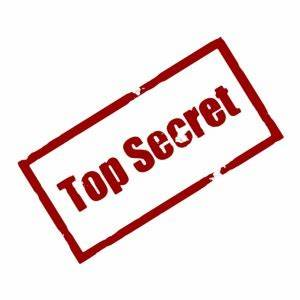
#> input picture img/demo.jpg, 300 x 300 px, found by its file name
$ python encryptor.py
#> lines starting #> are read from the running program, lines starting #| are printed output that depends on the picture
import numpy as np
import cv2


def encrypt_image_by_key(image, key):
    """按照密匙对图像进行加密

    Args:
        image (str or ndarray): 图片矩阵或路径
        key (str): 密匙

    Returns:
        ndarray: 加密后的图像
    """
    if isinstance(image, str):
        image = cv2.imread(image)
    assert isinstance(image, np.ndarray)
    x0 = gene_x0(key)
    return encrypt(image, x0, 3.999)


def gene_x0(key):
    """按照密匙生成混沌序列的初值

    Args:
        key (str): 密匙

    Returns:
        int: 混沌序列的初值
    """
#> called with key = 'secret key'
    x0 = 0
    for i, c in enumerate(key):
        x0 += (i+1)*ord(c)
    while(x0 > 1):
        x0 /= 10
    return x0


def gene_logistic_list(x0, u, l):
    """生成混沌序列

    Args:
        x0 (float): 初值，0 < x0 < 1
        u (float): 系数，3.57 < u < 4
        l (int): 长度

    Returns:
        list: 混沌序列
    """
    assert 0 < x0 < 1 and 3.57 < u < 4 and isinstance(l, int)
    logistic_list = []
    for i in range(l):
        logistic_list.append(x0)
        x0 = u*x0*(1-x0)
    return logistic_list


def encrypt(image, x0, u):
    """使用混沌序列对图像加密，混沌序列：x(k+1)= u*x(k)*(1-x(k))

    Args:
        x0 (float): 初值，0 < x0 < 1
        u (float): 系数，3.57 < u < 4
    Returns:
        ndarray: 加密后的图像
    """
    logistic_list = gene_logistic_list(
        x0, u, image.shape[0]*image.shape[1]*3)
    logistic_image = np.array(logistic_list)
    logistic_image = np.uint8(logistic_image*256)
    logistic_image = np.reshape(logistic_image, image.shape)
    return cv2.bitwise_xor(image, logistic_image)


def decrypt(image, x0, u):
    """使用混沌序列对图像解密，混沌序列：x(k+1)= u*x(k)*(1-x(k))

    Args:
        x0 (float): 初值，0 < x0 < 1
        u (float): 系数，3.57 < u < 4
    Returns:
        ndarray: 解密后的图像
    """
    return encrypt(image, x0, u)


if __name__ == "__main__":
    x0 = gene_x0("secret key")
    print("x0 =", x0)
    source_image = cv2.imread(R"img\demo.jpg")
#> source_image is the input picture: shape (300, 300, 3); mean B, G, R 226.4, 226.5, 240.6
    cv2.imshow("source image", source_image)

    encoded_image = encrypt(source_image, x0, 3.999)
#> in encrypt, `return cv2.bitwise_xor(image, logistic_image)`:
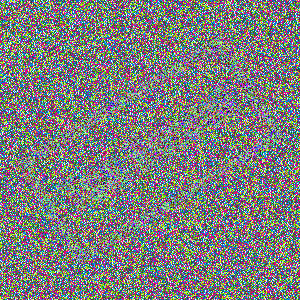
#> returned value: shape (300, 300, 3); mean of channels 0, 1, 2 124.5, 124.9, 124.1; drawn as B, G, R
    cv2.imshow("encoded image", encoded_image)

    decoded_image = decrypt(encoded_image, x0, 3.999)
    cv2.imshow("decoded image", decoded_image)

    cv2.waitKey(0)
